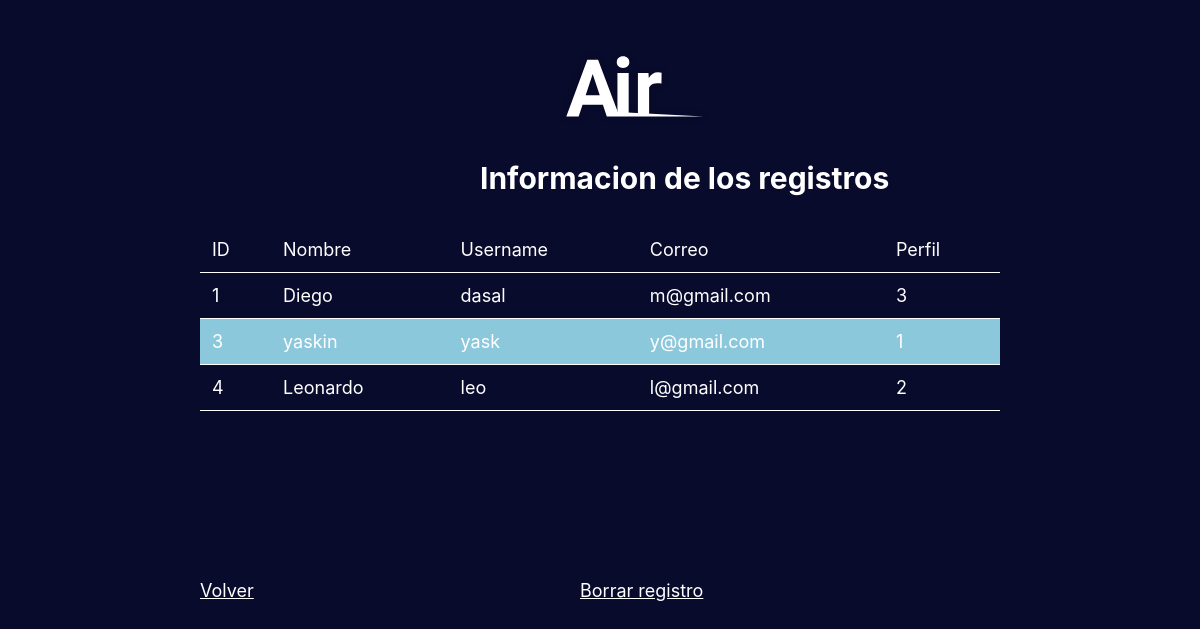
Before: /ver-registros with the older database file.
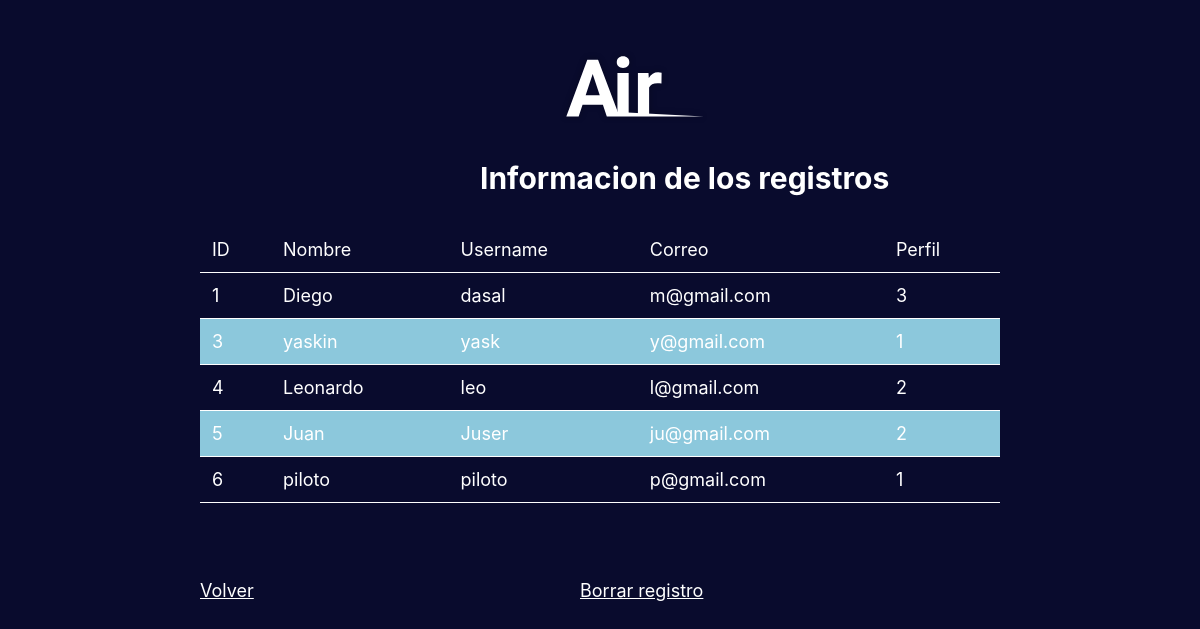
After: the same page with the newer database file.
### tables this page shows
CREATE TABLE usuario (id INTEGER PRIMARY KEY NOT NULL, nombre VARCHAR NOT NULL, username VARCHAR NOT NULL, correo VARCHAR NOT NULL, password VARCHAR NOT NULL, perfil INTEGER NOT NULL);

### main.py (the view)
@app.route("/ver-registros")
def view():
    con = sqlite3.connect("/home/leovassallo/SistemaVuelos/vuelos.db")
    con.row_factory = sqlite3.Row
    cur = con.cursor()
    cur.execute("select * from usuario")
    rows = cur.fetchall()
    return render_template("view.html",rows = rows)

### templates/view.html (shortened to what this page needs)
<!DOCTYPE html>
<html>
<head>
</head>
<body>
    <img class="logo" src="../static/img/group-2@2x.svg">
    <h1>Informacion de los registros</h1>
    <table class="tabla">
        <thead>
            <td>ID</td>
            <td>Nombre</td>
            <td>Username</td>
            <td>Correo</td>
            <td>Perfil</td>
        </thead>
        {% for row in rows %}
        <tr>
            <td>{{row["id"]}}</td>
            <td>{{row["nombre"]}}</td>
            <td>{{row["username"]}}</td>
            <td>{{row["correo"]}}</td>
            <td>{{row["perfil"]}}</td>
        </tr>
        {% endfor %}
    </table>
    <a class="volver" href="/administrador/dashboard">Volver</a>
    <a class="delete" href="/delete">Borrar registro</a>
</body>
</html>

### templates/view.html (style rules this page uses)
body { font-family: -apple-system, BlinkMacSystemFont, 'Segoe UI', Roboto, Oxygen, Ubuntu, Cantarell, 'Open Sans', 'Helvetica Neue', sans-serif; background-color: #090b2d; border-radius: 3px; color: #fff; width: 800px; margin: 0 auto; font-size: 18px; }
.logo { width: 150px; position: relative; left: 45%; top: 50px; }
.tabla { position: relative; top: 150px; border-collapse: collapse; width: 100%; }
th, td { padding: 12px; }
td { border-bottom: solid 1px #fff; }
tbody tr:nth-child(even) { background-color: rgb(140, 200, 220); }
h1 { top: 140px; font-size: 30px; left: 40%; position: absolute; }
.volver { position: absolute; top: 580px; color: white; }
.delete { position: absolute; top: 580px; left: 580px; color: white; }

Changed rows visible on the page:
added usuario: id "5", nombre "Juan", username "Juser", correo "ju@gmail.com", perfil "2"
added usuario: id "6", nombre "piloto", username "piloto", correo "p@gmail.com", perfil "1"
